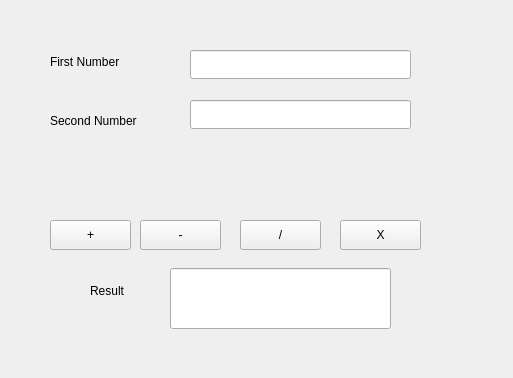
<?xml version="1.0" encoding="UTF-8"?>
<ui version="4.0">
 <class>MainWindow</class>
 <widget class="QMainWindow" name="MainWindow">
  <property name="geometry">
   <rect>
    <x>0</x>
    <y>0</y>
    <width>513</width>
    <height>378</height>
   </rect>
  </property>
  <property name="windowTitle">
   <string>MainWindow</string>
  </property>
  <widget class="QWidget" name="centralwidget">
   <widget class="QLabel" name="label">
    <property name="geometry">
     <rect>
      <x>50</x>
      <y>31</y>
      <width>151</width>
      <height>61</height>
     </rect>
    </property>
    <property name="text">
     <string>First Number</string>
    </property>
   </widget>
   <widget class="QLabel" name="label_2">
    <property name="geometry">
     <rect>
      <x>50</x>
      <y>110</y>
      <width>151</width>
      <height>22</height>
     </rect>
    </property>
    <property name="text">
     <string>Second Number</string>
    </property>
   </widget>
   <widget class="QLineEdit" name="txtFirstNum">
    <property name="geometry">
     <rect>
      <x>190</x>
      <y>50</y>
      <width>221</width>
      <height>29</height>
     </rect>
    </property>
   </widget>
   <widget class="QLineEdit" name="txtSecondNum">
    <property name="geometry">
     <rect>
      <x>190</x>
      <y>100</y>
      <width>221</width>
      <height>29</height>
     </rect>
    </property>
   </widget>
   <widget class="QPushButton" name="btnAdd">
    <property name="geometry">
     <rect>
      <x>50</x>
      <y>220</y>
      <width>81</width>
      <height>30</height>
     </rect>
    </property>
    <property name="text">
     <string>+</string>
    </property>
   </widget>
   <widget class="QPushButton" name="btnSub">
    <property name="geometry">
     <rect>
      <x>140</x>
      <y>220</y>
      <width>81</width>
      <height>30</height>
     </rect>
    </property>
    <property name="text">
     <string>-</string>
    </property>
   </widget>
   <widget class="QPushButton" name="btnDivide">
    <property name="geometry">
     <rect>
      <x>240</x>
      <y>220</y>
      <width>81</width>
      <height>30</height>
     </rect>
    </property>
    <property name="text">
     <string>/</string>
    </property>
   </widget>
   <widget class="QPushButton" name="btnMultipy">
    <property name="geometry">
     <rect>
      <x>340</x>
      <y>220</y>
      <width>81</width>
      <height>30</height>
     </rect>
    </property>
    <property name="text">
     <string>X</string>
    </property>
   </widget>
   <widget class="QLabel" name="label_3">
    <property name="geometry">
     <rect>
      <x>90</x>
      <y>260</y>
      <width>151</width>
      <height>61</height>
     </rect>
    </property>
    <property name="text">
     <string>Result</string>
    </property>
   </widget>
   <widget class="QLineEdit" name="txtResultNum">
    <property name="geometry">
     <rect>
      <x>170</x>
      <y>268</y>
      <width>221</width>
      <height>61</height>
     </rect>
    </property>
    <property name="readOnly">
     <bool>true</bool>
    </property>
   </widget>
  </widget>
 </widget>
 <resources/>
 <connections/>
</ui>
